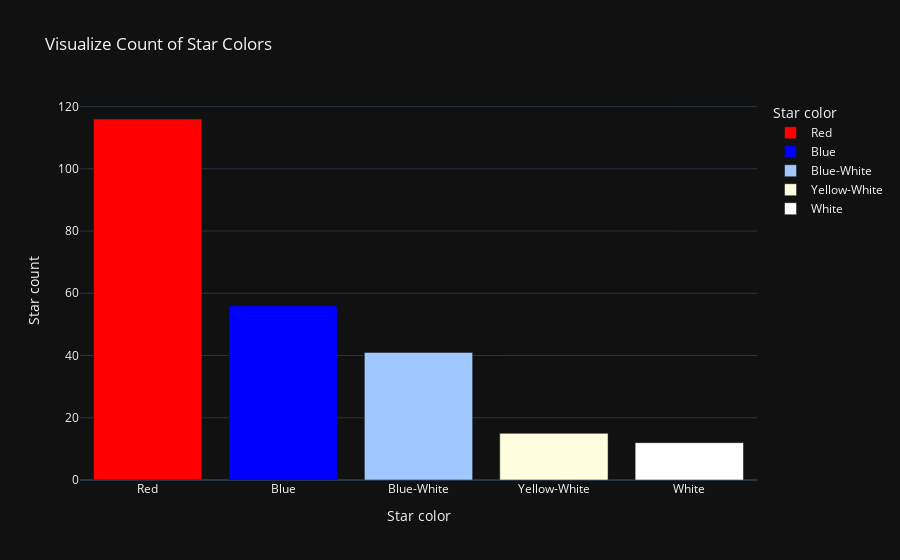

Notebook cell for this chart:
### Code cell
RED = "#FF0000"
BLUE = "#0000FF"
BLUE_WHITE = "#A0C8FF" 
YELLOW_WHITE = "#FFFFE0" 
WHITE = "#FFFFFF"

# Define custom colors
star_colors = [RED, BLUE, BLUE_WHITE, YELLOW_WHITE, WHITE]

# Create a bar graph with custom colors
fig = px.bar(color_counts, x='Star color', y='Count',
             color='Star color',
             color_discrete_sequence=star_colors,
             title='Visualize Count of Star Colors')

# Show the plot
fig.update_layout(yaxis_title="Star count", template='plotly_dark')
fig.show()

### Figure 1 — Plotly figure (JSON) as saved in the notebook; plotly's stock layout.template omitted (floating-point values rounded to 4 significant figures)
{"data": [{"alignmentgroup": "True", "hovertemplate": "Star color=%{x}<br>Count=%{y}<extra></extra>", "legendgroup": "Red", "marker": {"color": "#FF0000", "pattern": {"shape": ""}}, "name": "Red", "offsetgroup": "Red", "orientation": "v", "showlegend": true, "textposition": "auto", "type": "bar", "x": ["Red"], "xaxis": "x", "y": [116], "yaxis": "y"}, {"alignmentgroup": "True", "hovertemplate": "Star color=%{x}<br>Count=%{y}<extra></extra>", "legendgroup": "Blue", "marker": {"color": "#0000FF", "pattern": {"shape": ""}}, "name": "Blue", "offsetgroup": "Blue", "orientation": "v", "showlegend": true, "textposition": "auto", "type": "bar", "x": ["Blue"], "xaxis": "x", "y": [56], "yaxis": "y"}, {"alignmentgroup": "True", "hovertemplate": "Star color=%{x}<br>Count=%{y}<extra></extra>", "legendgroup": "Blue-White", "marker": {"color": "#A0C8FF", "pattern": {"shape": ""}}, "name": "Blue-White", "offsetgroup": "Blue-White", "orientation": "v", "showlegend": true, "textposition": "auto", "type": "bar", "x": ["Blue-White"], "xaxis": "x", "y": [41], "yaxis": "y"}, {"alignmentgroup": "True", "hovertemplate": "Star color=%{x}<br>Count=%{y}<extra></extra>", "legendgroup": "Yellow-White", "marker": {"color": "#FFFFE0", "pattern": {"shape": ""}}, "name": "Yellow-White", "offsetgroup": "Yellow-White", "orientation": "v", "showlegend": true, "textposition": "auto", "type": "bar", "x": ["Yellow-White"], "xaxis": "x", "y": [15], "yaxis": "y"}, {"alignmentgroup": "True", "hovertemplate": "Star color=%{x}<br>Count=%{y}<extra></extra>", "legendgroup": "White", "marker": {"color": "#FFFFFF", "pattern": {"shape": ""}}, "name": "White", "offsetgroup": "White", "orientation": "v", "showlegend": true, "textposition": "auto", "type": "bar", "x": ["White"], "xaxis": "x", "y": [12], "yaxis": "y"}], "layout": {"autosize": true, "barmode": "relative", "legend": {"title": {"text": "Star color"}, "tracegroupgap": 0}, "title": {"text": "Visualize Count of Star Colors"}, "xaxis": {"anchor": "y", "autorange": true, "categoryarray": ["Red", "Blue", "Blue-White", "Yellow-White", "White"], "categoryorder": "array", "domain": [0, 1], "range": [-0.5, 4.5], "title": {"text": "Star color"}, "type": "category"}, "yaxis": {"anchor": "x", "autorange": true, "domain": [0, 1], "range": [0, 122.1], "title": {"text": "Star count"}, "type": "linear"}}}
